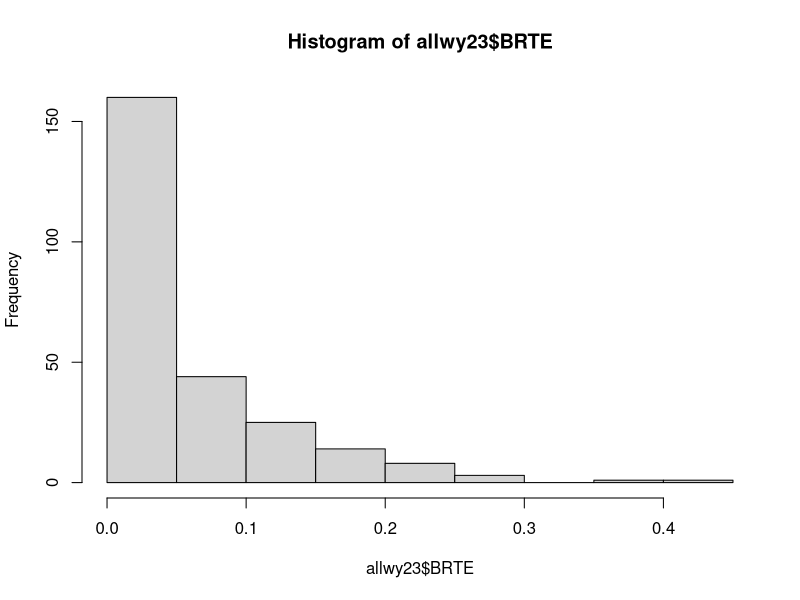
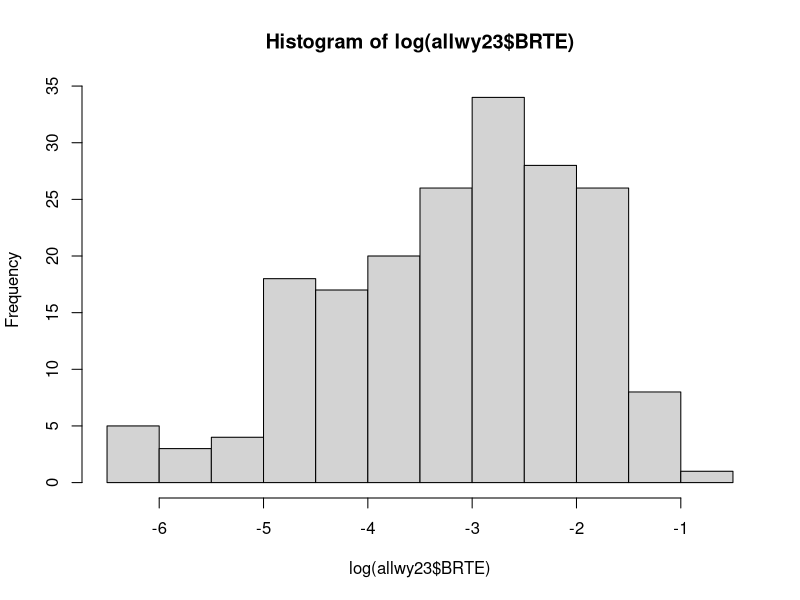
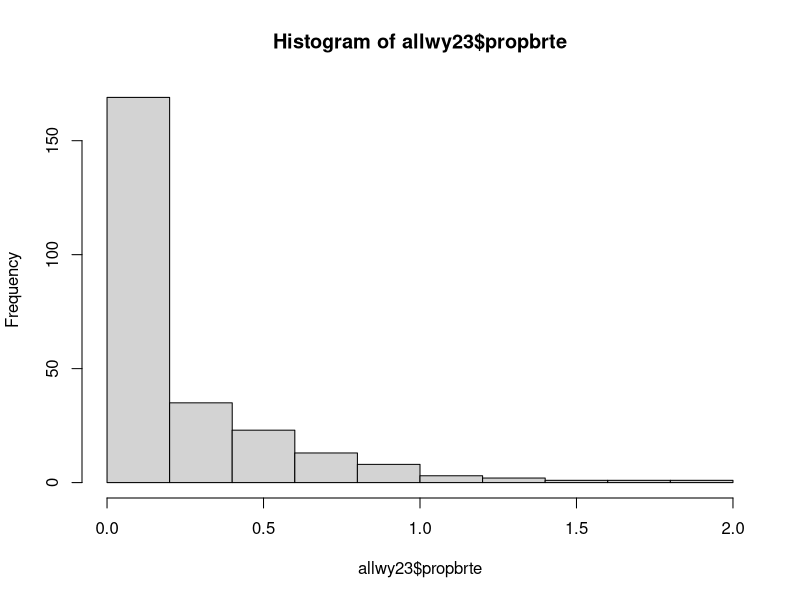
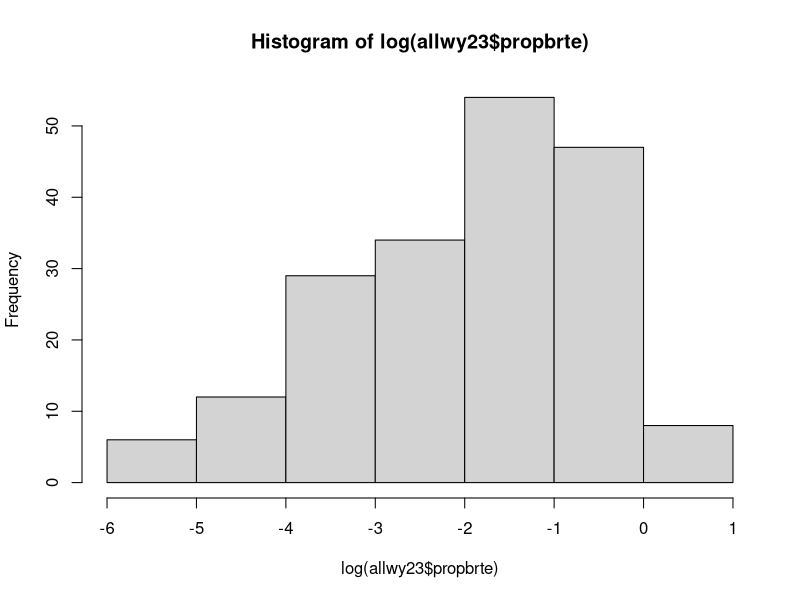
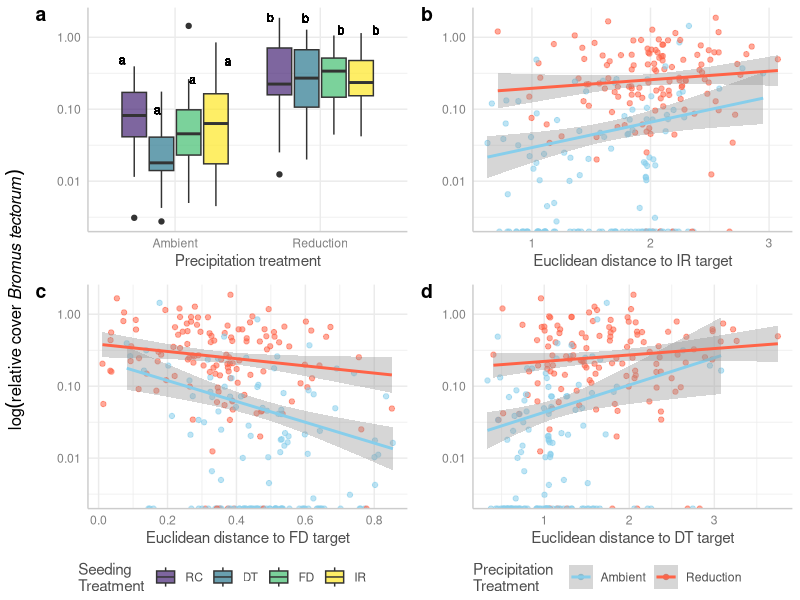

Here is the R script that generated these plots, in order: (Note: this script raises an error after producing the figures.)
#### Analysis of invasion, WY 
#### how are inv species growth effected by native species in the different seeded communities? and
#### with our distance from targets?
#### Are IR communities or traits any more resistant to invasion than random? than FD? 
#### Are communities with more IR-target traits more tolerant of drought?
##(Is the likelihood of being invaded effected by any of the treatments?)

## packages
library(tidyverse)
library(lme4)
library(lmerTest)
library(ggeffects)

## read in all data and clean to create master dataframe
comp.wy <- read.csv("data/comp_wy_plot.csv") # Wyoming species comp data 
comp.wy <- comp.wy %>% filter(year == "2023") #remove pre-treatment data
#correct factor columns
comp.wy <- comp.wy %>% select(-drought)
comp.wy$year<-as.factor(comp.wy$year)
comp.wy$trt <- as.factor(comp.wy$trt)
comp.wy$block <- as.factor(comp.wy$block)
comp.wy <- comp.wy %>% mutate(trt = str_replace(trt, "^r$", "rand")) #make r match rand in cwm df

cwm.wy <- read.csv("data/cwm_wy(plot).csv")# Wyoming CWM data
cwm.wy$year <- as.factor(cwm.wy$year)
#make new sequence column
cwm.wy <- cwm.wy %>% mutate(yrorder = ifelse(year=="2021","1",
                                             ifelse(year=="2022","2",
                                                    ifelse(year=="2023","3","0"))))
cwm.wy$yrorder <- as.numeric(cwm.wy$yrorder)
#add plot ID column (but give NA to target/predicted communities)
cwm.wy <- cwm.wy %>% 
  mutate(plot = paste(block, trt, year, sep = "."))
cwm.wy <- cwm.wy %>% filter(year != "0") #remove predicted/target communities

cwm.wy <- cwm.wy %>% select(-c(rootdiam,veg)) #remove CWM rootdiam column to avoid confusion
cwmFD <- read.csv("data/cwm_raoq_wy(plot).csv") #add FD for traits that need it (rootdiam/veg)
cwmFD <- cwmFD %>% select(block,trt,year,drought,rootdiam,veg, full) #only columns we need
cwm.wy <- merge(cwm.wy,cwmFD, all.x=T)

# combine to master df (remove spp columns for now)
allwy23 <- merge(comp.wy[,-c(5:11,13:60)],cwm.wy, by=c("year","trt","block"))
allwy23$trt <- as.factor(allwy23$trt)

# also combine CWM_distances dataframe to master df 
wydist <- read.csv("data/cwm_maxdistances_wy(plot).csv")
#break apart distances ID to make wider and merge together
wydist <- separate(wydist, trt.b.y, into = c("trt", "block", "year"), sep = "\\.")
wydist <- wydist %>% mutate(trt = str_replace(trt, "^r$", "rand")) #make r match rand in cwm df

allwy23 <- merge(allwy23,wydist, by=c("year","trt","block"), all.x=T)
allwy23$trt <- as.factor(allwy23$trt)
allwy23$block <- as.factor(allwy23$block)
allwy23$year <- as.factor(allwy23$year)
#allwy$subplot <- as.factor(allwy$subplot)
allwy23$drought <- as.factor(allwy23$drought)

### how many WY 2022+2023 data need to be dropped from CWM calculations 
subvalid <- comp.wy %>% group_by(block,trt,year) %>%
  mutate(propnative = nativecov.plot/totcov.plot*100) %>% 
  filter(propnative < 80)
table(subvalid$year)
(17+132)/(512*3)*100 # only 10% total observation to remove
allwy23 <- allwy23 %>% 
  mutate(propnative = nativecov.plot/totcov.plot*100) %>% 
  mutate(propbrte = BRTE/totcov.plot) %>% #this one is not converted to percent
  mutate(propnativebrte = propnative+(BRTE*100))

## Ensure levels are correctly compared in models
allwy23$trt <- relevel(allwy23$trt, ref = "rand") #make random communities the reference level
allwy23$drought <- relevel(allwy23$drought, ref = "cntl") #make ambient precip the reference level
#for visuals
droughtcolswy <- c("cntl"="skyblue", "drt"="tomato") #create variable for color

### data summary
# look at response variable in each dataset
# looking at plots as a whole even though we seeded into one of the subplots, so 256 total plots
# WY
hist(allwy23$BRTE)
hist(log(allwy23$BRTE)) #better logged
allwy23 %>% filter(BRTE!="0") %>% n_distinct() #only 192/512 (-250 or so not seeded or found) have BRTE (~75%)
allwy23 <- allwy23 %>% mutate(log.brte = log(BRTE)) %>% 
  mutate(log.brte = ifelse(log.brte == -Inf, NA, log.brte))
# #check additional variables
hist(allwy23$propbrte)
hist(log(allwy23$propbrte)) #better logged
allwy23 %>% filter(propbrte!="0") %>% n_distinct() #only 192/512 (-250 or so not seeded or found) have BRTE (~75%)
allwy23 <- allwy23 %>% mutate(log.propbrte = log(propbrte)) %>% 
  mutate(log.propbrte = ifelse(log.propbrte == -Inf, NA, log.propbrte))
# #make invcov column
# allwy23 <- allwy23 %>% mutate(invcov = totcov.plot-nativecov.plot) #(already a proportion)
# hist(allwy23$invcov)
# hist(log(allwy23$invcov)) #better logged
# allwy23 %>% filter(invcov!="0") %>% n_distinct() #only 259/512 (-259 not seeded or found) have BTRE
# allwy23 <- allwy23 %>% mutate(log.inv = log(invcov)) %>% 
#   mutate(log.inv = ifelse(log.inv == -Inf, NA, log.inv))

#### remove all plots where CWM could not be validly calculated
#### not using this for invasion analysis because where there was
#### high proportion of invasive species is relevant to our question
#suballwy23 <- allwy23 %>% filter(propnativebrte >= 80)

#model
summary(trtmod <- lmer(log.propbrte~trt*drought+ (1|block), allwy23))
summary(irmod <- lmer(log.propbrte~distir*drought+ (1|block), allwy23))
summary(dtmod <-lmer(log.propbrte~distdt*drought+ (1|block), allwy23))
summary(fdmod <- lmer(log.propbrte~distfd*drought+ (1|block), allwy23))

# summary(irmod <- glmer(BRTEpres~trt*drought+ (1|block), fortest, family = "binomial"))
# x <- ggpredict(irmod,c("trt","drought")) 
# plot(x, show.title = F)
#anova(lmer(log.gr~distdt*trt*distfd*drought*year+ (1|block), testno))

#### Making plots
## ~ seeding treatment
#create letters for plotting:
library(emmeans)
# Step 1: Get the emmeans for the interaction of trt, drought, and year
emm_trt <- emmeans(trtmod, ~ trt * drought)
## # Step 2: Obtain pairwise contrasts for the interaction
## contrast_trt <- contrast(emm_trt, method = "pairwise")
# Step 2: Generate the compact letter display using multcomp::cld
letters <- multcomp::cld(emm_trt, alpha = 0.05, Letters = letters, adjust = "tukey")
# Step 3: Convert the results to a data frame
letters_df <- as.data.frame(letters)
# Step 4: Create a temporary data frame with the desired y-position for plotting
dttemp2 <- allwy23 %>%
  group_by(drought, trt) %>%
  summarise(yposition = quantile(propbrte, .9, na.rm=T), .groups = 'drop')
# Step 5: Merge the letter results with the y-position data
dttemp2 <- merge(letters_df, dttemp2, by = c("drought", "trt"))
# Merge with the original data to get the final dataset
dttemp3 <- merge(allwy23, dttemp2, by = c("drought", "trt"), all = TRUE)

#plot:
invboxwy <- ggplot(dttemp3, aes(y=propbrte,x=drought,fill=trt))+
  geom_boxplot()+
  geom_text(aes(y=yposition,label = .group), 
            position = position_dodge(width = .97), 
            vjust = -2,
            size=3)+
  scale_y_log10() +
  scale_x_discrete(labels = c("Ambient", "Reduction"))+
  scale_fill_viridis_d(option = "D", begin = .1, end = 1, alpha = 0.7,
                       labels = c("RC","DT","FD","IR"))+
  labs(y=" ", fill="Seeding 
Treatment", x = "Precipitation treatment")+
  theme_ggeffects()


## ~ distance to IR traits
invirwy <- ggplot(allwy23, aes(y=propbrte,x=distir,col=drought))+
  geom_point(aes(alpha=.8))+
  geom_smooth(method = "lm")+
  scale_color_manual(values=droughtcolswy, labels = c("Ambient", "Reduction"))+
  labs(y=" ", x="Euclidean distance to IR target", col="Precipitation 
Treatment")+
  scale_y_log10() +
  #stat_cor(label.y = c(c(3,3.5),c(-2.5,-2.6)))+
  guides(alpha = "none")+
  theme_ggeffects()

## ~ distance to DT traits
invdtwy <- ggplot(allwy23, aes(y=propbrte,x=distdt,col=drought))+
  geom_point(aes(alpha=.8))+
  geom_smooth(method = "lm")+
  scale_color_manual(values=droughtcolswy, labels = c("Ambient", "Reduction"))+
  labs(y=" ", x="Euclidean distance to DT target", col="Precipitation 
Treatment")+
  scale_y_log10() +
  #stat_cor(label.y = c(c(3,3.5),c(-2.5,-2.6)))+
  guides(alpha = "none")+
  theme_ggeffects()

## ~ distance to FD traits
invfdwy <- ggplot(allwy23, aes(y=propbrte,x=distfd,col=drought))+
  geom_point(aes(alpha=.8))+
  geom_smooth(method = "lm")+
  scale_color_manual(values=droughtcolswy, labels = c("Ambient", "Reduction"))+
  labs(y=" ", x="Euclidean distance to FD target", col="Precipitation 
Treatment")+
  scale_y_log10() +
  #stat_cor(label.y = c(c(3,3.5),c(-2.5,-2.6)))+
  guides(alpha = "none")+
  theme_ggeffects()


#### combined figures
library(ggpubr)
wyfigtop <- ggarrange(invboxwy,invfdwy, nrow=2,
                      common.legend = T, legend = "bottom",
                      labels = c("a","c"))#,label.x = .05)
wyfigbottom <-ggarrange(invirwy,invdtwy, nrow=2,
                        common.legend = T, legend = "bottom",
                        labels = c("b","d"))#,label.x = .05)
wyfiginvasion <- ggarrange(wyfigtop,wyfigbottom, ncol=2)
wyfiginvasion <- annotate_figure(wyfiginvasion,
                                 left = text_grob(bquote(log(relative~cover~italic("Bromus tectorum"))), rot=90))
                                 #left = text_grob(?bquote(""*"log(relative cover "(italic(Bromus tectorum))*""), rot=90))
                                 #left="log(relative cover *Bromus tectorum*)")

tiff("figures/invasionfigwy.tiff", res=400, height = 5,width =8, "in",compression = "lzw")
wyfiginvasion
dev.off()
################################################################

#####output of models as formatted tables:
library(lme4)
library(broom.mixed)
library(knitr)
library(kableExtra)

model_summary <- tidy(dtmod)

# Separate fixed and random effects
fixed_effects <- model_summary %>% filter(effect == "fixed")
random_effects <- model_summary %>% filter(effect == "ran_pars")

# Adjusting Terms to be More Descriptive
fixed_effects <- fixed_effects %>%
  mutate(term = recode(term,
                       `(Intercept)` = "Intercept",
                       `trt1` = "Treatment 1",
                       `trt2` = "Treatment 2",
                       `trt3` = "Treatment 3",
                       `drought1` = "Drought Level 1",
                       `drought2` = "Drought Level 2"))

random_effects <- random_effects %>%
  mutate(term = recode(term,
                       `(Intercept)` = "Intercept"))

# Combine fixed and random effects with proper column names
fixed_effects <- fixed_effects %>%
  select(term, estimate, std.error, statistic, p.value) %>%
  mutate(effect_type = "Fixed Effect")

random_effects <- random_effects %>%
  select(term, estimate, std.error) %>%
  mutate(statistic = NA, p.value = NA, effect_type = "Random Effect")

# Rename columns to be more descriptive
colnames(fixed_effects) <- c("Term", "Estimate", "Std. Error", "Statistic", "P-value", "Effect Type")
colnames(random_effects) <- c("Term", "Estimate", "Std. Error", "Statistic", "P-value", "Effect Type")

# Combine both into one dataframe
combined_effects <- bind_rows(fixed_effects, random_effects)

# Create the table
table<-kable(combined_effects, caption = "Summary of Linear Mixed-Effects Model", digits = 3) %>%
  kable_styling(bootstrap_options = c("striped", "hover", "condensed", "responsive"),full_width = F, position = "left")

# Save the table as HTML
save_kable(table, "model_summary_inv_dtca.doc")
